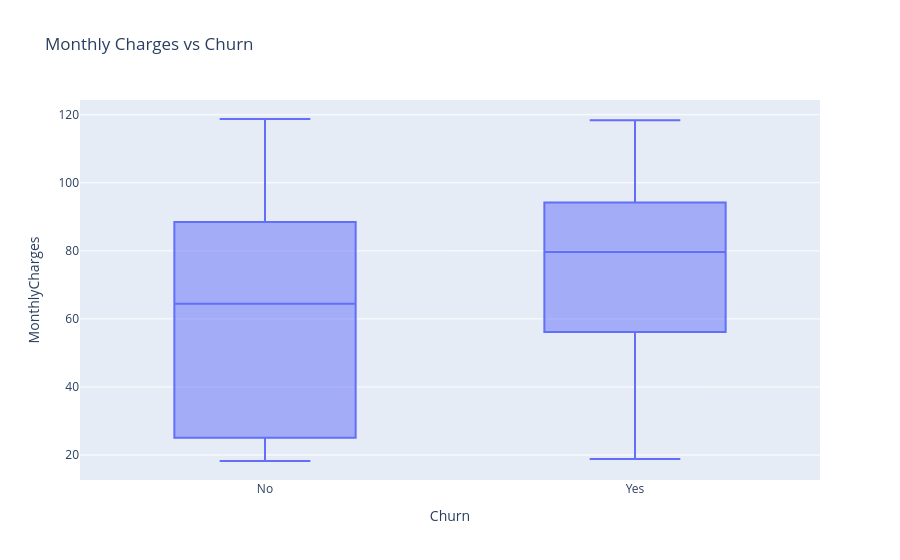

This figure's notebook cell:
### Markdown cell above
💼 Business Insight:
Long-term contracts reduce churn → offer discounts for yearly plans.

### Code cell
#  Monthly Charges vs Churn
fig = px.box(df, x="Churn", y="MonthlyCharges",
             title="Monthly Charges vs Churn")
fig.show()

### Figure 1 — Plotly figure (JSON) as saved in the notebook; plotly's stock layout.template omitted (floating-point values rounded to 4 significant figures; data arrays with more than 128 entries replaced by an {"elided": "..."} marker saying what was removed)
{"data": [{"alignmentgroup": "True", "hovertemplate": "Churn=%{x}<br>MonthlyCharges=%{y}<extra></extra>", "legendgroup": "", "marker": {"color": "#636efa"}, "name": "", "notched": false, "offsetgroup": "", "orientation": "v", "showlegend": false, "type": "box", "x": {"elided": "7032 str values"}, "x0": " ", "xaxis": "x", "y": {"elided": "7032 float values"}, "y0": " ", "yaxis": "y"}], "layout": {"boxmode": "group", "legend": {"tracegroupgap": 0}, "title": {"text": "Monthly Charges vs Churn"}, "xaxis": {"anchor": "y", "domain": [0, 1], "title": {"text": "Churn"}}, "yaxis": {"anchor": "x", "domain": [0, 1], "title": {"text": "MonthlyCharges"}}}}
